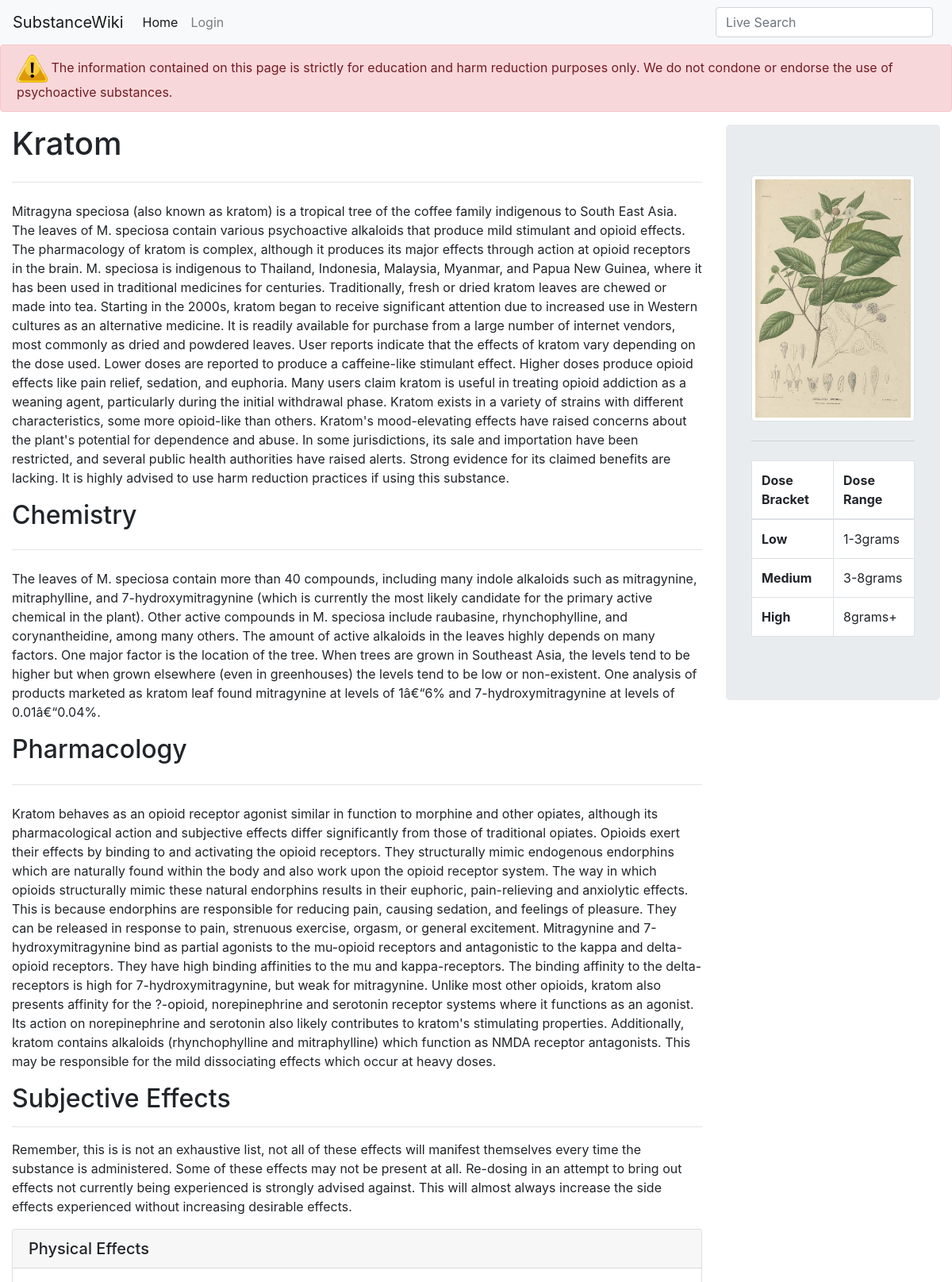
/substance.php?substance=Kratom (upper part), run on the app's committed database.
### tables this page shows
CREATE TABLE `substances` (
  `SubstanceID` int(11) NOT NULL,
  `SubstanceName` text NOT NULL,
  `SubstanceDescription` text NOT NULL,
  `SubstancePharm` text NOT NULL,
  `SubstanceChemistry` text NOT NULL,
  `LowDoseRange` text NOT NULL,
  `MediumDoseRange` text NOT NULL,
  `HighDoseRange` text NOT NULL,
  `StructureImageName` text NOT NULL,
  `Effects` varchar(100) DEFAULT NULL
);

### substance.php (the view, shortened to what this page needs)
<!doctype html>
<html lang="en">
<head>
    <link rel="stylesheet" href="https://stackpath.bootstrapcdn.com/bootstrap/4.1.3/css/bootstrap.min.css">
    <link rel="stylesheet" type="text/css" href="styles/styles.css"/>
</head>
<body>
<?php include('connection.php');?>
<nav class="navbar navbar-expand-lg navbar-light bg-light">
    <a class="navbar-brand" href="#">SubstanceWiki</a>
    <div class="collapse navbar-collapse navmenu" id="navbarTogglerDemo02">
        <ul class="navbar-nav mr-auto mt-2 mt-lg-0">
            <li class="nav-item active">
                <a class="nav-link" href="index.php">Home<span class="sr-only">(current)</span></a>
            </li>
            <li class="nav-item">
                <a class="nav-link" href="admin.php">Login</a>
            </li>
        </ul>
        <div class="wrapper">
            <div class="div1"><form class="form-inline my-2 my-lg-0">
                <input class="form-control mr-sm-2" onkeyup="showResult(this.value)" type="search" placeholder="Live Search">
            </form></div>
        </div>
    </div>
</nav>
<?php
$substance = "\"".$_GET['substance']."\"";
$sql = "SELECT * FROM substances WHERE SubstanceName=" . $substance;
$result = $conn->query($sql);
if ($result->num_rows > 0) {
    while($row = $result->fetch_assoc()) {
        $name = $row["SubstanceName"];
        $desc = $row["SubstanceDescription"];
        $pharm = $row["SubstancePharm"];
        $chem = $row["SubstanceChemistry"];
        $lowdose = $row["LowDoseRange"];
        $middose = $row["MediumDoseRange"];
        $highdose = $row["HighDoseRange"];
        $img = $row["StructureImageName"];
    }
} else {
    echo "0 results";
}
?>
<div id="content">
    <div class="alert alert-danger endorsementAlert" role="alert">
        <img src="img/warning.png" style="object-fit: cover; height: 35px;">
        <span>The information contained on this page is strictly for education and harm reduction purposes only. We do not condone or endorse the use of psychoactive substances.</span>
    </div>
    <div class="container-fluid">
        <div class="row">
            <div class="col-lg-9">
                <h1><?php echo $name?></h1>
                <hr class="my-4"/>
                <p><?php echo $desc;?></p>
                <h2>Chemistry</h2>
                <hr class="my-4"/>
                <p><?php echo $chem?></p>
                <h2>Pharmacology</h2>
                <hr class="my-4"/>
                <p><?php echo $pharm ?></p>
                <h2>Subjective Effects</h2>
                <hr/>
                <p>Remember, this is is not an exhaustive list, not all of these effects will manifest themselves every
                    time the substance is administered. Some of these effects may not be present at all. Re-dosing in an attempt to bring out effects not currently being experienced
                    is strongly advised against. This will almost always increase the side effects experienced without increasing
                    desirable effects.</p>
                <div class="card">
                    <h5 class="card-header">Physical Effects</h5>
                    <div class="card-body">
                    </div>
                </div>
                <br>
            </div>
            <div class="col-lg-3">
                <div class="jumbotron">
                    <img class="img-thumbnail" style="width: 100%" src="<?php echo "img/".$img?>" >
                    <hr class="my-4">
                    <table class="table table-bordered" style="background: white;">
                        <thead>
                        <tr>
                            <th scope="col">Dose Bracket</th>
                            <th scope="col">Dose Range</th>
                        </tr>
                        </thead>
                        <tbody>
                        <tr>
                            <th scope="row">Low</th>
                            <td><?php echo $lowdose?></td>
                        </tr>
                        <tr>
                            <th scope="row">Medium</th>
                            <td><?php echo $middose?></td>
                        </tr>
                        <tr>
                            <th scope="row">High</th>
                            <td><?php echo $highdose?></td>
                        </tr>
                        </tbody>
                    </table>
                </div>
            </div>
        </div>
    </div>
</div>
</body>
</html>

### styles/styles.css (style rules this page uses)
.div1 { margin: 0px auto; }
.endorsementAlert { z-index: 1; }

### data on the page
substances: SubstanceName "Kratom", SubstanceDescription "Mitragyna speciosa (also known as kratom) is a tropical tree of the coffee family indigenous to South East Asia. The leaves of M. speciosa contain various psychoactive alkaloids that produce mild stimulant and opioid effects. The pharmacology of kratom is complex, although it produces its major effects through action at opioid receptors in the brain. M. speciosa is indigenous to Thailand, Indonesia, Malaysia, Myanmar, and Papua New Guinea, where it has been used in traditional medicines for centuries. Traditionally, fresh or dried kratom leaves are chewed or made into tea. Starting in the 2000s, kratom began to receive significant attention due to increased use in Western cultures as an…", SubstanceChemistry "The leaves of M. speciosa contain more than 40 compounds, including many indole alkaloids such as mitragynine, mitraphylline, and 7-hydroxymitragynine (which is currently the most likely candidate for the primary active chemical in the plant). Other active compounds in M. speciosa include raubasine, rhynchophylline, and corynantheidine, among many others. The amount of active alkaloids in the leaves highly depends on many factors. One major factor is the location of the tree. When trees are grown in Southeast Asia, the levels tend to be higher but when grown elsewhere (even in greenhouses) the levels tend to be low or non-existent. One analysis of products marketed as kratom leaf found…", SubstancePharm "Kratom behaves as an opioid receptor agonist similar in function to morphine and other opiates, although its pharmacological action and subjective effects differ significantly from those of traditional opiates. Opioids exert their effects by binding to and activating the opioid receptors. They structurally mimic endogenous endorphins which are naturally found within the body and also work upon the opioid receptor system. The way in which opioids structurally mimic these natural endorphins results in their euphoric, pain-relieving and anxiolytic effects. This is because endorphins are responsible for reducing pain, causing sedation, and feelings of pleasure. They can be released in response…", StructureImageName (picture), LowDoseRange "1-3grams", MediumDoseRange "3-8grams", HighDoseRange "8grams+"
